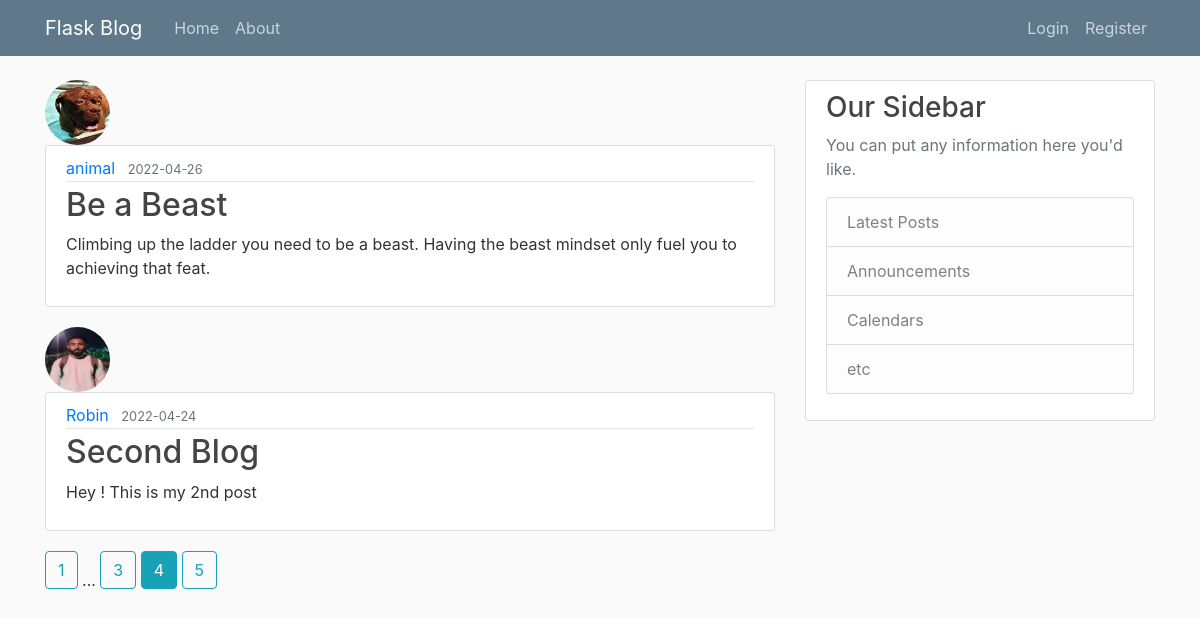
/home?page=4, run on the app's committed database.
### flaskblog/models.py (models this page shows, shortened)
class Post(db.Model):
    id = db.Column(db.Integer, primary_key=True)
    title = db.Column(db.String(100), nullable=False)
    date_posted = db.Column(db.DateTime, nullable=False, default = datetime.utcnow)
    content = db.Column(db.Text, nullable=False)
    user_id = db.Column(db.Integer, db.ForeignKey('user.id'), nullable = False)

class User(db.Model, UserMixin):
    id = db.Column(db.Integer, primary_key=True)
    username = db.Column(db.String(20), unique=True, nullable=False)
    email = db.Column(db.String(120), unique = True, nullable=False)
    image_file = db.Column(db.String(20), nullable= False, default= 'default.jpg')
    password = db.Column(db.String(60), nullable=False)
    posts = db.relationship('Post', backref='author', lazy=True)

### flaskblog/routes.py (the view)
@app.route("/")
@app.route("/home")
def home():
    page = request.args.get('page',1, type=int)
    posts = Post.query.order_by(Post.date_posted.desc()).paginate(per_page=2)
    return render_template("index.html", posts=posts)

### flaskblog/templates/index.html
{% extends "layout.html" %}
{% block content %}
    {% for post in posts.items %}
        <img class="rounded-circle article-img" src="{{ url_for('static', filename='profile_pics/' + post.author.image_file) }}">
        <article class="media content-section">
          <div class="media-body">
            <div class="article-metadata">
              <a class="mr-2" href="{{ url_for('user_posts', username=post.author.username) }}">{{ post.author.username }}</a>
              <small class="text-muted">{{ post.date_posted.strftime('%Y-%m-%d') }}</small>
            </div>
            <h2><a class="article-title" href="{{ url_for('post', post_id=post.id) }}">{{ post.title }}</a></h2>
            <p class="article-content">{{ post.content }}</p>
          </div>
        </article>
    {% endfor %}
    {% for page_num in posts.iter_pages(left_edge=1, right_edge=1, left_current=1, right_current=2) %}
        {% if page_num %}
            {% if posts.page == page_num %}
                <a class="btn btn-info mb-4" href="{{ url_for('home',page=page_num) }}">{{ page_num }}</a>
            {% else %}
                <a class="btn btn-outline-info mb-4" href="{{ url_for('home',page=page_num) }}">{{ page_num }}</a>
            {% endif %}
        {% else %}
            ...
        {% endif %}
    {% endfor %}
{% endblock content %}

### flaskblog/static/main.css (style rules this page uses)
body { background: #fafafa; color: #333333; margin-top: 5rem; }
h1, h2, h3, h4, h5, h6 { color: #444444; }
.content-section { background: #ffffff; padding: 10px 20px; border: 1px solid #dddddd; border-radius: 3px; margin-bottom: 20px; }
.article-title { color: #444444; }
.article-content { white-space: pre-line; }
.article-img { height: 65px; width: 65px; margin-right: 16px; }
.article-metadata { padding-bottom: 1px; margin-bottom: 4px; border-bottom: 1px solid #e3e3e3 }

### data on the page
Post: image_file (picture), author.username "animal", date_posted "2022-04-26", title "Be a Beast", content "Climbing up the ladder you need to be a beast. Having the beast mindset only fuel you to achieving that feat."
Post: image_file (picture), author.username "Robin", date_posted "2022-04-24", title "Second Blog", content "Hey ! This is my 2nd post"

### other printed values
{{ page_num }} "1" "3" "5"
{{ page_num }} "4"
